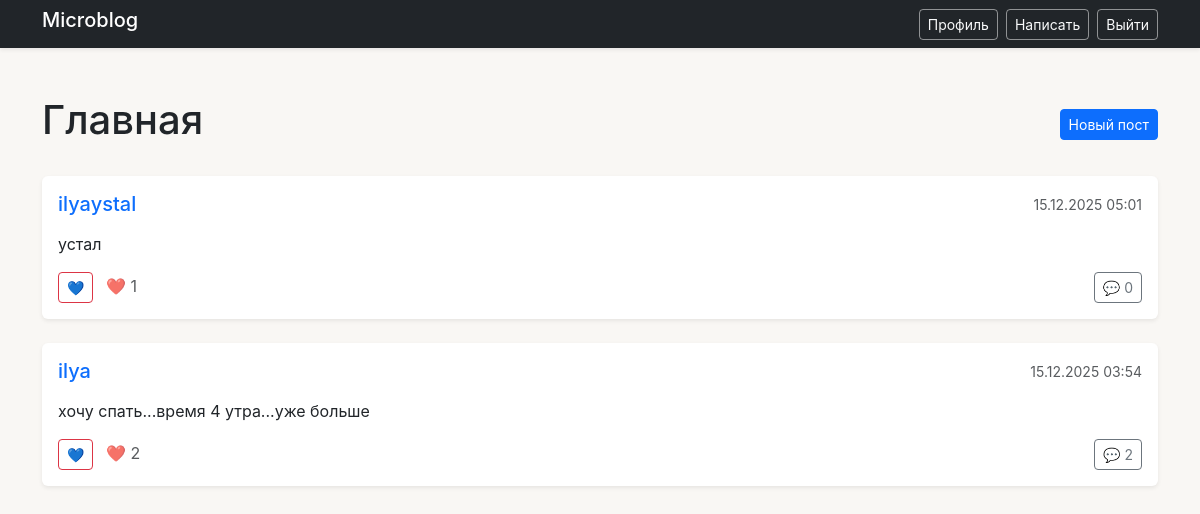
Screenshot of / (signed in) with the database file from the repository.
### blog/models.py (models this page shows, shortened)
class Post(models.Model):
    author = models.ForeignKey(User, on_delete=CASCADE, related_name='posts')
    title = models.CharField(max_length=200, blank=True)
    content = models.TextField()
    created_at = models.DateTimeField(auto_now_add=True)
    updated_at = models.DateTimeField(auto_now=True)
    @property
    def likes_count(self):
        return self.likes.count()
    @property
    def comments_count(self):
        return self.comments.count()

### blog/views.py (the view)
# urls.py: path('', views.home, name='home'),
def home(request):
    posts = Post.objects.select_related('author').order_by('-created_at')[:50]
    paginator = Paginator(posts, 10)
    page_number = request.GET.get('page')
    page_obj = paginator.get_page(page_number)
    return render(request, 'blog/home.html', {'page_obj': page_obj})

### blog/templates/blog/home.html (shortened to what this page needs)
{% extends 'blog/base_template.html' %}
{% load django_bootstrap5 %}
{% block content %}
<div class="d-flex justify-content-between align-items-center mb-4">
    <h1>Главная</h1>
    {% if user.is_authenticated %}
        <a href="{% url 'post_create' %}" class="btn btn-primary btn-sm">Новый пост</a>
    {% endif %}
</div>
{% if user.is_authenticated %}
    {% for post in page_obj %}
        <div class="card mb-4 shadow-sm">
            <div class="card-body">
                <div class="d-flex justify-content-between align-items-center mb-2">
                    <h5 class="card-title mb-0">
                        <a href="{% url 'profile_view' post.author.id %}" class="text-decoration-none">
                            {{ post.author.username }}
                        </a>
                    </h5>
                    <small class="text-muted">{{ post.created_at|date:"d.m.Y H:i" }}</small>
                </div>
                <p class="card-text">{{ post.content|linebreaks }}</p>
                <div class="d-flex justify-content-between align-items-center mt-3">
                    <div>
                        <form method="post" action="{% url 'like_post' post.id %}" class="d-inline">
                            <button type="submit" class="btn {% if post.liked %}btn-danger{% else %}btn-outline-danger{% endif %} btn-sm">
                                {% if post.liked %}❤️{% else %}💙{% endif %}
                            </button>
                        </form>
                        <span class="ms-2 text-muted">❤️ {{ post.likes_count }}</span>
                    </div>
                    <a href="{% url 'post_detail' post.id %}" class="btn btn-outline-secondary btn-sm">💬 {{ post.comments_count }}</a>
                </div>
            </div>
        </div>
    {% empty %}
        <div class="text-center py-5">
            <p class="text-muted">Пока никто ничего не написал.</p>
        </div>
    {% endfor %}
{% endif %}
{% endblock %}

### blog/templates/blog/base_template.html (style rules this page uses)
body { background-color: #f9f7f4; font-family: -apple-system, BlinkMacSystemFont, 'Segoe UI', sans-serif; }
.card { border: none; box-shadow: 0 2px 8px rgba(0,0,0,0.06); margin-bottom: 24px; }

### rows the page displays
Post: author.username "ilyaystal", created_at "15.12.2025 05:01", content "устал", likes_count "1", comments_count "0"
Post: author.username "ilya", created_at "15.12.2025 03:54", content "хочу спать...время 4 утра...уже больше", likes_count "2", comments_count "2"
